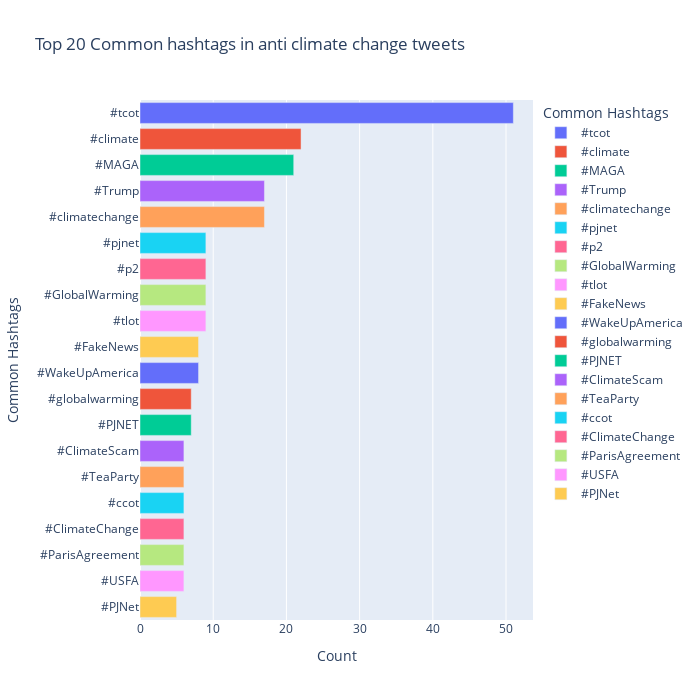

Write notebook code for a chart like this one.
### Markdown cell above
Most common hashtags in tweets
Hashtags give a quick insight into the topic and perspective of tweets, so it is reasonable to assume that this also applies to tweets related to climate change. The various plots below show the most popular hashtags for the sentiment categories. Insights can be seen at the bottom of this section.

### Code cell
data["temp_list"] = data["message"].apply(lambda x: str(x).split())

top = Counter(item for sublist in data["temp_list"].loc[data["sentiment"] == -1] for item in sublist if re.match("#\w", item))
top_hashtags_anti = pd.DataFrame(top.most_common(20))
top_hashtags_anti.columns = ["Common Hashtags", "Count"]

fig = px.bar(top_hashtags_anti, x="Count", y="Common Hashtags", title="Top 20 Common hashtags in anti climate change tweets", orientation="h", width=700, height=700, color="Common Hashtags")
fig.show()

### Figure 1 — Plotly figure (JSON) as saved in the notebook; plotly's stock layout.template omitted (floating-point values rounded to 4 significant figures)
{"data": [{"alignmentgroup": "True", "hovertemplate": "Common Hashtags=%{y}<br>Count=%{x}<extra></extra>", "legendgroup": "#tcot", "marker": {"color": "#636efa", "pattern": {"shape": ""}}, "name": "#tcot", "offsetgroup": "#tcot", "orientation": "h", "showlegend": true, "textposition": "auto", "type": "bar", "x": [51], "xaxis": "x", "y": ["#tcot"], "yaxis": "y"}, {"alignmentgroup": "True", "hovertemplate": "Common Hashtags=%{y}<br>Count=%{x}<extra></extra>", "legendgroup": "#climate", "marker": {"color": "#EF553B", "pattern": {"shape": ""}}, "name": "#climate", "offsetgroup": "#climate", "orientation": "h", "showlegend": true, "textposition": "auto", "type": "bar", "x": [22], "xaxis": "x", "y": ["#climate"], "yaxis": "y"}, {"alignmentgroup": "True", "hovertemplate": "Common Hashtags=%{y}<br>Count=%{x}<extra></extra>", "legendgroup": "#MAGA", "marker": {"color": "#00cc96", "pattern": {"shape": ""}}, "name": "#MAGA", "offsetgroup": "#MAGA", "orientation": "h", "showlegend": true, "textposition": "auto", "type": "bar", "x": [21], "xaxis": "x", "y": ["#MAGA"], "yaxis": "y"}, {"alignmentgroup": "True", "hovertemplate": "Common Hashtags=%{y}<br>Count=%{x}<extra></extra>", "legendgroup": "#Trump", "marker": {"color": "#ab63fa", "pattern": {"shape": ""}}, "name": "#Trump", "offsetgroup": "#Trump", "orientation": "h", "showlegend": true, "textposition": "auto", "type": "bar", "x": [17], "xaxis": "x", "y": ["#Trump"], "yaxis": "y"}, {"alignmentgroup": "True", "hovertemplate": "Common Hashtags=%{y}<br>Count=%{x}<extra></extra>", "legendgroup": "#climatechange", "marker": {"color": "#FFA15A", "pattern": {"shape": ""}}, "name": "#climatechange", "offsetgroup": "#climatechange", "orientation": "h", "showlegend": true, "textposition": "auto", "type": "bar", "x": [17], "xaxis": "x", "y": ["#climatechange"], "yaxis": "y"}, {"alignmentgroup": "True", "hovertemplate": "Common Hashtags=%{y}<br>Count=%{x}<extra></extra>", "legendgroup": "#pjnet", "marker": {"color": "#19d3f3", "pattern": {"shape": ""}}, "name": "#pjnet", "offsetgroup": "#pjnet", "orientation": "h", "showlegend": true, "textposition": "auto", "type": "bar", "x": [9], "xaxis": "x", "y": ["#pjnet"], "yaxis": "y"}, {"alignmentgroup": "True", "hovertemplate": "Common Hashtags=%{y}<br>Count=%{x}<extra></extra>", "legendgroup": "#p2", "marker": {"color": "#FF6692", "pattern": {"shape": ""}}, "name": "#p2", "offsetgroup": "#p2", "orientation": "h", "showlegend": true, "textposition": "auto", "type": "bar", "x": [9], "xaxis": "x", "y": ["#p2"], "yaxis": "y"}, {"alignmentgroup": "True", "hovertemplate": "Common Hashtags=%{y}<br>Count=%{x}<extra></extra>", "legendgroup": "#GlobalWarming", "marker": {"color": "#B6E880", "pattern": {"shape": ""}}, "name": "#GlobalWarming", "offsetgroup": "#GlobalWarming", "orientation": "h", "showlegend": true, "textposition": "auto", "type": "bar", "x": [9], "xaxis": "x", "y": ["#GlobalWarming"], "yaxis": "y"}, {"alignmentgroup": "True", "hovertemplate": "Common Hashtags=%{y}<br>Count=%{x}<extra></extra>", "legendgroup": "#tlot", "marker": {"color": "#FF97FF", "pattern": {"shape": ""}}, "name": "#tlot", "offsetgroup": "#tlot", "orientation": "h", "showlegend": true, "textposition": "auto", "type": "bar", "x": [9], "xaxis": "x", "y": ["#tlot"], "yaxis": "y"}, {"alignmentgroup": "True", "hovertemplate": "Common Hashtags=%{y}<br>Count=%{x}<extra></extra>", "legendgroup": "#FakeNews", "marker": {"color": "#FECB52", "pattern": {"shape": ""}}, "name": "#FakeNews", "offsetgroup": "#FakeNews", "orientation": "h", "showlegend": true, "textposition": "auto", "type": "bar", "x": [8], "xaxis": "x", "y": ["#FakeNews"], "yaxis": "y"}, {"alignmentgroup": "True", "hovertemplate": "Common Hashtags=%{y}<br>Count=%{x}<extra></extra>", "legendgroup": "#WakeUpAmerica", "marker": {"color": "#636efa", "pattern": {"shape": ""}}, "name": "#WakeUpAmerica", "offsetgroup": "#WakeUpAmerica", "orientation": "h", "showlegend": true, "textposition": "auto", "type": "bar", "x": [8], "xaxis": "x", "y": ["#WakeUpAmerica"], "yaxis": "y"}, {"alignmentgroup": "True", "hovertemplate": "Common Hashtags=%{y}<br>Count=%{x}<extra></extra>", "legendgroup": "#globalwarming", "marker": {"color": "#EF553B", "pattern": {"shape": ""}}, "name": "#globalwarming", "offsetgroup": "#globalwarming", "orientation": "h", "showlegend": true, "textposition": "auto", "type": "bar", "x": [7], "xaxis": "x", "y": ["#globalwarming"], "yaxis": "y"}, {"alignmentgroup": "True", "hovertemplate": "Common Hashtags=%{y}<br>Count=%{x}<extra></extra>", "legendgroup": "#PJNET", "marker": {"color": "#00cc96", "pattern": {"shape": ""}}, "name": "#PJNET", "offsetgroup": "#PJNET", "orientation": "h", "showlegend": true, "textposition": "auto", "type": "bar", "x": [7], "xaxis": "x", "y": ["#PJNET"], "yaxis": "y"}, {"alignmentgroup": "True", "hovertemplate": "Common Hashtags=%{y}<br>Count=%{x}<extra></extra>", "legendgroup": "#ClimateScam", "marker": {"color": "#ab63fa", "pattern": {"shape": ""}}, "name": "#ClimateScam", "offsetgroup": "#ClimateScam", "orientation": "h", "showlegend": true, "textposition": "auto", "type": "bar", "x": [6], "xaxis": "x", "y": ["#ClimateScam"], "yaxis": "y"}, {"alignmentgroup": "True", "hovertemplate": "Common Hashtags=%{y}<br>Count=%{x}<extra></extra>", "legendgroup": "#TeaParty", "marker": {"color": "#FFA15A", "pattern": {"shape": ""}}, "name": "#TeaParty", "offsetgroup": "#TeaParty", "orientation": "h", "showlegend": true, "textposition": "auto", "type": "bar", "x": [6], "xaxis": "x", "y": ["#TeaParty"], "yaxis": "y"}, {"alignmentgroup": "True", "hovertemplate": "Common Hashtags=%{y}<br>Count=%{x}<extra></extra>", "legendgroup": "#ccot", "marker": {"color": "#19d3f3", "pattern": {"shape": ""}}, "name": "#ccot", "offsetgroup": "#ccot", "orientation": "h", "showlegend": true, "textposition": "auto", "type": "bar", "x": [6], "xaxis": "x", "y": ["#ccot"], "yaxis": "y"}, {"alignmentgroup": "True", "hovertemplate": "Common Hashtags=%{y}<br>Count=%{x}<extra></extra>", "legendgroup": "#ClimateChange", "marker": {"color": "#FF6692", "pattern": {"shape": ""}}, "name": "#ClimateChange", "offsetgroup": "#ClimateChange", "orientation": "h", "showlegend": true, "textposition": "auto", "type": "bar", "x": [6], "xaxis": "x", "y": ["#ClimateChange"], "yaxis": "y"}, {"alignmentgroup": "True", "hovertemplate": "Common Hashtags=%{y}<br>Count=%{x}<extra></extra>", "legendgroup": "#ParisAgreement", "marker": {"color": "#B6E880", "pattern": {"shape": ""}}, "name": "#ParisAgreement", "offsetgroup": "#ParisAgreement", "orientation": "h", "showlegend": true, "textposition": "auto", "type": "bar", "x": [6], "xaxis": "x", "y": ["#ParisAgreement"], "yaxis": "y"}, {"alignmentgroup": "True", "hovertemplate": "Common Hashtags=%{y}<br>Count=%{x}<extra></extra>", "legendgroup": "#USFA", "marker": {"color": "#FF97FF", "pattern": {"shape": ""}}, "name": "#USFA", "offsetgroup": "#USFA", "orientation": "h", "showlegend": true, "textposition": "auto", "type": "bar", "x": [6], "xaxis": "x", "y": ["#USFA"], "yaxis": "y"}, {"alignmentgroup": "True", "hovertemplate": "Common Hashtags=%{y}<br>Count=%{x}<extra></extra>", "legendgroup": "#PJNet", "marker": {"color": "#FECB52", "pattern": {"shape": ""}}, "name": "#PJNet", "offsetgroup": "#PJNet", "orientation": "h", "showlegend": true, "textposition": "auto", "type": "bar", "x": [5], "xaxis": "x", "y": ["#PJNet"], "yaxis": "y"}], "layout": {"barmode": "relative", "height": 700, "legend": {"title": {"text": "Common Hashtags"}, "tracegroupgap": 0}, "title": {"text": "Top 20 Common hashtags in anti climate change tweets"}, "width": 700, "xaxis": {"anchor": "y", "domain": [0, 1], "title": {"text": "Count"}}, "yaxis": {"anchor": "x", "categoryarray": ["#PJNet", "#USFA", "#ParisAgreement", "#ClimateChange", "#ccot", "#TeaParty", "#ClimateScam", "#PJNET", "#globalwarming", "#WakeUpAmerica", "#FakeNews", "#tlot", "#GlobalWarming", "#p2", "#pjnet", "#climatechange", "#Trump", "#MAGA", "#climate", "#tcot"], "categoryorder": "array", "domain": [0, 1], "title": {"text": "Common Hashtags"}}}}
